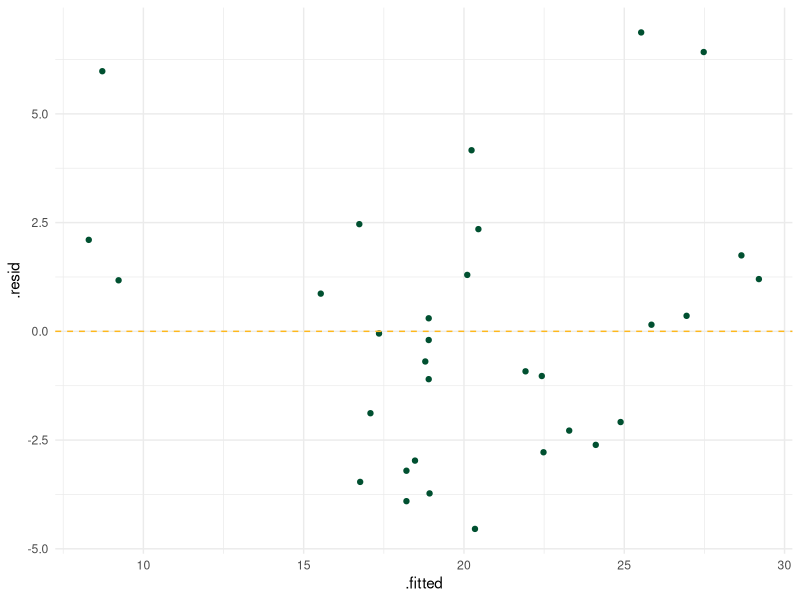
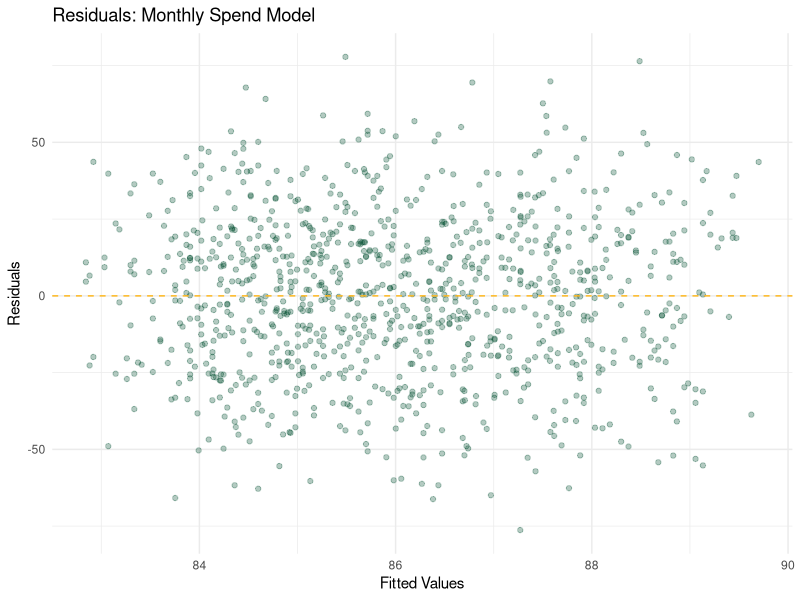
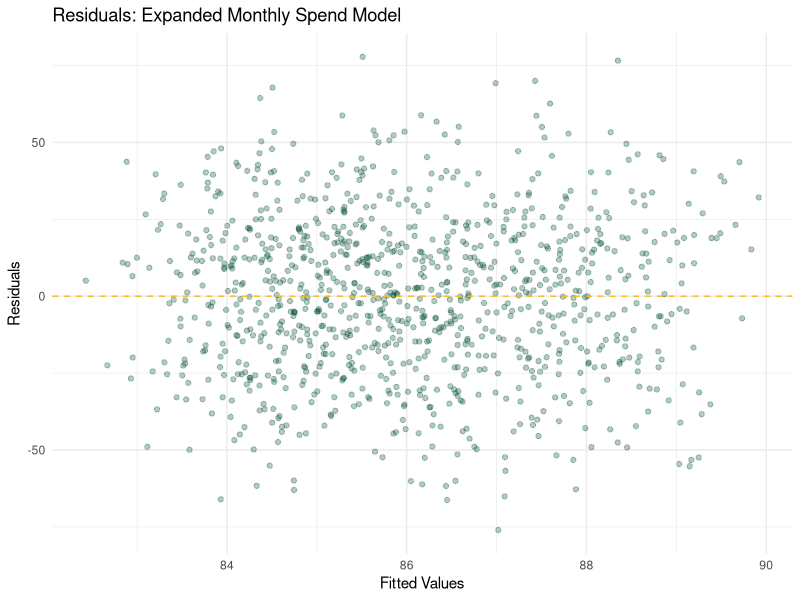

These figures' R source, in order:
## ---- chunk 1
#| label: setup
#| include: false

library(tidyverse)
library(broom)
library(knitr)
## ---- chunk 2
library(tidyverse)
library(broom)

fit_simple <- lm(mpg ~ wt, data = mtcars)

tidy(fit_simple)
glance(fit_simple)
## ---- chunk 3
simple_augmented <- augment(fit_simple)

head(simple_augmented, 10)
## ---- chunk 4
augment(fit_simple) |>
  ggplot(aes(.fitted, .resid)) +
  geom_point(color = "#005030") +
  geom_hline(
    yintercept = 0,
    linetype = "dashed",
    color = "#FFB81C"
  ) +
  theme_minimal()
## ---- chunk 5
fit_expanded <- lm(mpg ~ wt + hp + cyl, data = mtcars)

tidy(fit_expanded)

bind_rows(
  glance(fit_simple) |> mutate(model = "Simple"),
  glance(fit_expanded) |> mutate(model = "Expanded")
)
## ---- chunk 6
library(tidyverse)
library(broom)

set.seed(42)
n <- 1000

customer_data <- tibble(
  customer_id = 1:n,
  tenure = sample(1:60, n, replace = TRUE),
  monthly_spend = round(rnorm(n, mean = 85, sd = 25), 2),
  num_products = sample(
    1:5,
    n,
    replace = TRUE,
    prob = c(0.3, 0.3, 0.2, 0.1, 0.1)
  ),
  num_complaints = rpois(n, lambda = 0.5),
  last_login_days = sample(1:90, n, replace = TRUE),
  region = sample(
    c("West", "East", "South", "Midwest"),
    n,
    replace = TRUE
  ),
  churn = factor(
    ifelse(
      0.05 * num_complaints +
        0.02 * last_login_days -
        0.015 * tenure -
        0.005 * monthly_spend +
        rnorm(n, 0, 0.5) > 0.3,
      "yes",
      "no"
    )
  )
)

glimpse(customer_data)
## ---- chunk 7
spend_fit <- lm(
  monthly_spend ~ tenure + num_products + region,
  data = customer_data
)

tidy(spend_fit)
glance(spend_fit)
## ---- chunk 8
spend_augmented <- augment(spend_fit)

head(spend_augmented, 10)
## ---- chunk 9
augment(spend_fit) |>
  ggplot(aes(x = .fitted, y = .resid)) +
  geom_point(alpha = 0.3, color = "#005030") +
  geom_hline(
    yintercept = 0,
    linetype = "dashed",
    color = "#FFB81C"
  ) +
  labs(
    title = "Residuals: Monthly Spend Model",
    x = "Fitted Values",
    y = "Residuals"
  ) +
  theme_minimal()
## ---- chunk 10
spend_fit_expanded <- lm(
  monthly_spend ~ tenure +
    num_products +
    region +
    num_complaints +
    last_login_days,
  data = customer_data
)

tidy(spend_fit_expanded)
glance(spend_fit_expanded)
## ---- chunk 11
augment(spend_fit_expanded) |>
  ggplot(aes(x = .fitted, y = .resid)) +
  geom_point(alpha = 0.3, color = "#005030") +
  geom_hline(
    yintercept = 0,
    linetype = "dashed",
    color = "#FFB81C"
  ) +
  labs(
    title = "Residuals: Expanded Monthly Spend Model",
    x = "Fitted Values",
    y = "Residuals"
  ) +
  theme_minimal()
## ---- chunk 12
bind_rows(
  glance(spend_fit) |>
    mutate(model = "Initial"),
  glance(spend_fit_expanded) |>
    mutate(model = "Expanded")
) |>
  select(
    model,
    r.squared,
    adj.r.squared,
    sigma,
    statistic,
    p.value
  )
